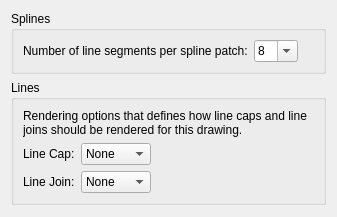
<?xml version="1.0" encoding="UTF-8"?>
<ui version="4.0">
 <class>LC_SettingsPageDrawingSplines</class>
 <widget class="QWidget" name="LC_SettingsPageDrawingSplines">
  <property name="geometry">
   <rect>
    <x>0</x>
    <y>0</y>
    <width>337</width>
    <height>217</height>
   </rect>
  </property>
  <layout class="QVBoxLayout" name="mainLayout">
   <item>
    <widget class="QGroupBox" name="groupBox_splines">
     <property name="title">
      <string>Splines</string>
     </property>
     <layout class="QHBoxLayout">
      <item>
       <widget class="QLabel" name="label">
        <property name="text">
         <string>Number of line segments per spline patch:</string>
        </property>
        <property name="buddy">
         <cstring>cbSplineSegs</cstring>
        </property>
       </widget>
      </item>
      <item>
       <widget class="QComboBox" name="cbSplineSegs">
        <property name="toolTip">
         <string/>
        </property>
        <property name="editable">
         <bool>true</bool>
        </property>
        <item>
         <property name="text">
          <string>8</string>
         </property>
        </item>
        <item>
         <property name="text">
          <string>16</string>
         </property>
        </item>
        <item>
         <property name="text">
          <string>32</string>
         </property>
        </item>
       </widget>
      </item>
      <item>
       <spacer name="horizontalSpacer">
        <property name="orientation">
         <enum>Qt::Orientation::Horizontal</enum>
        </property>
        <property name="sizeHint" stdset="0">
         <size>
          <width>0</width>
          <height>0</height>
         </size>
        </property>
       </spacer>
      </item>
     </layout>
    </widget>
   </item>
   <item>
    <widget class="QGroupBox" name="groupBox_lines">
     <property name="title">
      <string>Lines</string>
     </property>
     <layout class="QGridLayout" name="gridLayout">
      <item row="3" column="1">
       <widget class="QComboBox" name="cbLineJoin">
        <property name="toolTip">
         <string>Line Joins

Mode of lines joining in polylines or paths</string>
        </property>
        <property name="sizeAdjustPolicy">
         <enum>QComboBox::SizeAdjustPolicy::AdjustToContents</enum>
        </property>
        <item>
         <property name="text">
          <string>None</string>
         </property>
        </item>
        <item>
         <property name="text">
          <string>Round</string>
         </property>
        </item>
        <item>
         <property name="text">
          <string>Angle</string>
         </property>
        </item>
        <item>
         <property name="text">
          <string>Flat</string>
         </property>
        </item>
       </widget>
      </item>
      <item row="1" column="2">
       <spacer name="horizontalSpacer_2">
        <property name="orientation">
         <enum>Qt::Orientation::Horizontal</enum>
        </property>
        <property name="sizeHint" stdset="0">
         <size>
          <width>0</width>
          <height>0</height>
         </size>
        </property>
       </spacer>
      </item>
      <item row="3" column="0">
       <widget class="QLabel" name="label">
        <property name="text">
         <string>Line Join:</string>
        </property>
        <property name="buddy">
         <cstring>cbLineJoin</cstring>
        </property>
       </widget>
      </item>
      <item row="1" column="0">
       <widget class="QLabel" name="label">
        <property name="text">
         <string>Line Cap:</string>
        </property>
        <property name="buddy">
         <cstring>cbLineCap</cstring>
        </property>
       </widget>
      </item>
      <item row="1" column="1">
       <widget class="QComboBox" name="cbLineCap">
        <property name="toolTip">
         <string>Caps

End cap for lines rendering mode</string>
        </property>
        <property name="sizeAdjustPolicy">
         <enum>QComboBox::SizeAdjustPolicy::AdjustToContents</enum>
        </property>
        <item>
         <property name="text">
          <string>None</string>
         </property>
        </item>
        <item>
         <property name="text">
          <string>Round</string>
         </property>
        </item>
        <item>
         <property name="text">
          <string>Angle</string>
         </property>
        </item>
        <item>
         <property name="text">
          <string>Square</string>
         </property>
        </item>
       </widget>
      </item>
      <item row="0" column="0" colspan="3">
       <widget class="QLabel" name="label_2">
        <property name="text">
         <string>Rendering options that defines how line caps and line joins should be rendered for this drawing.</string>
        </property>
        <property name="wordWrap">
         <bool>true</bool>
        </property>
       </widget>
      </item>
     </layout>
    </widget>
   </item>
   <item>
    <spacer>
     <property name="orientation">
      <enum>Qt::Orientation::Vertical</enum>
     </property>
     <property name="sizeHint" stdset="0">
      <size>
       <width>0</width>
       <height>0</height>
      </size>
     </property>
    </spacer>
   </item>
  </layout>
 </widget>
 <resources/>
 <connections/>
</ui>
